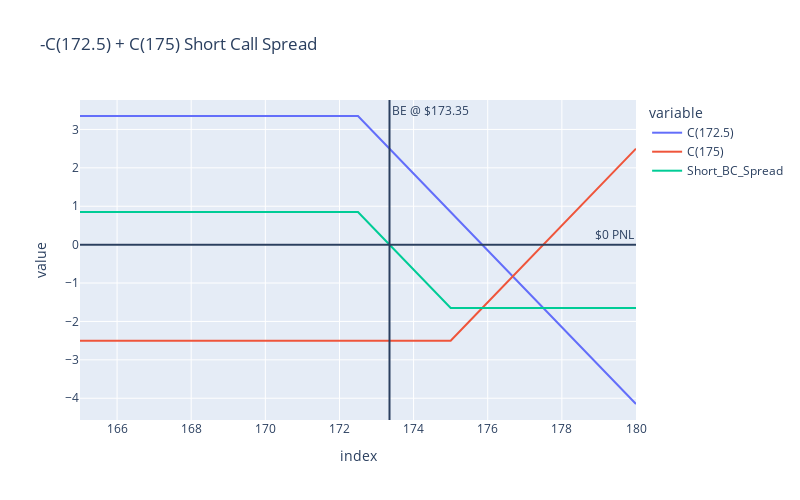

Notebook source saved alongside this figure:
### Code cell
#pval = pd.Series(-np.maximum(spot_s-172.5,0) + np.maximum(spot_s-175,0) + 0.85,index = spot_s,name = "-C(172.5) + C(175)")
c175 = pd.Series(np.maximum(spot_s-175,0)-2.5,index= spot_s, name = "C(175)")
c17250 = -1*pd.Series(np.maximum(spot_s-172.5,0)-3.35,index = spot_s, name ="C(172.5)")
pval = pd.concat([c17250,c175],axis = 1)
pval['Short_BC_Spread'] = pval.sum(axis = 1)
short_bspread = px.line(pval, title = "-C(172.5) + C(175) Short Call Spread",width=width,height=height)
short_bspread.add_hline(y = 0,annotation=dict(text ="$0 PNL"))
short_bspread.add_vline(x = 173.35,annotation=dict(text ="BE @ $173.35"))

### Figure 1 — Plotly figure (JSON) as saved in the notebook; plotly's stock layout.template omitted (floating-point values rounded to 4 significant figures)
{"data": [{"hovertemplate": "variable=C(172.5)<br>index=%{x}<br>value=%{y}<extra></extra>", "legendgroup": "C(172.5)", "line": {"color": "#636efa", "dash": "solid"}, "marker": {"symbol": "circle"}, "mode": "lines", "name": "C(172.5)", "orientation": "v", "showlegend": true, "type": "scatter", "x": [165, 165.5, 166, 166.5, 167, 167.5, 168, 168.5, 169, 169.5, 170, 170.5, 171, 171.5, 172, 172.5, 173, 173.5, 174, 174.5, 175, 175.5, 176, 176.5, 177, 177.5, 178, 178.5, 179, 179.5, 180], "xaxis": "x", "y": [3.35, 3.35, 3.35, 3.35, 3.35, 3.35, 3.35, 3.35, 3.35, 3.35, 3.35, 3.35, 3.35, 3.35, 3.35, 3.35, 2.85, 2.35, 1.85, 1.35, 0.85, 0.35, -0.15, -0.65, -1.15, -1.65, -2.15, -2.65, -3.15, -3.65, -4.15], "yaxis": "y"}, {"hovertemplate": "variable=C(175)<br>index=%{x}<br>value=%{y}<extra></extra>", "legendgroup": "C(175)", "line": {"color": "#EF553B", "dash": "solid"}, "marker": {"symbol": "circle"}, "mode": "lines", "name": "C(175)", "orientation": "v", "showlegend": true, "type": "scatter", "x": [165, 165.5, 166, 166.5, 167, 167.5, 168, 168.5, 169, 169.5, 170, 170.5, 171, 171.5, 172, 172.5, 173, 173.5, 174, 174.5, 175, 175.5, 176, 176.5, 177, 177.5, 178, 178.5, 179, 179.5, 180], "xaxis": "x", "y": [-2.5, -2.5, -2.5, -2.5, -2.5, -2.5, -2.5, -2.5, -2.5, -2.5, -2.5, -2.5, -2.5, -2.5, -2.5, -2.5, -2.5, -2.5, -2.5, -2.5, -2.5, -2, -1.5, -1, -0.5, 0, 0.5, 1, 1.5, 2, 2.5], "yaxis": "y"}, {"hovertemplate": "variable=Short_BC_Spread<br>index=%{x}<br>value=%{y}<extra></extra>", "legendgroup": "Short_BC_Spread", "line": {"color": "#00cc96", "dash": "solid"}, "marker": {"symbol": "circle"}, "mode": "lines", "name": "Short_BC_Spread", "orientation": "v", "showlegend": true, "type": "scatter", "x": [165, 165.5, 166, 166.5, 167, 167.5, 168, 168.5, 169, 169.5, 170, 170.5, 171, 171.5, 172, 172.5, 173, 173.5, 174, 174.5, 175, 175.5, 176, 176.5, 177, 177.5, 178, 178.5, 179, 179.5, 180], "xaxis": "x", "y": [0.85, 0.85, 0.85, 0.85, 0.85, 0.85, 0.85, 0.85, 0.85, 0.85, 0.85, 0.85, 0.85, 0.85, 0.85, 0.85, 0.35, -0.15, -0.65, -1.15, -1.65, -1.65, -1.65, -1.65, -1.65, -1.65, -1.65, -1.65, -1.65, -1.65, -1.65], "yaxis": "y"}], "layout": {"annotations": [{"showarrow": false, "text": "$0 PNL", "x": 1, "xanchor": "right", "xref": "x domain", "y": 0, "yanchor": "bottom", "yref": "y"}, {"showarrow": false, "text": "BE @ $173.35", "x": 173.3, "xanchor": "left", "xref": "x", "y": 1, "yanchor": "top", "yref": "y domain"}], "height": 500, "legend": {"title": {"text": "variable"}, "tracegroupgap": 0}, "shapes": [{"type": "line", "x0": 0, "x1": 1, "xref": "x domain", "y0": 0, "y1": 0, "yref": "y"}, {"type": "line", "x0": 173.3, "x1": 173.3, "xref": "x", "y0": 0, "y1": 1, "yref": "y domain"}], "title": {"text": "-C(172.5) + C(175) Short Call Spread"}, "width": 800, "xaxis": {"anchor": "y", "domain": [0, 1], "title": {"text": "index"}}, "yaxis": {"anchor": "x", "domain": [0, 1], "title": {"text": "value"}}}}
